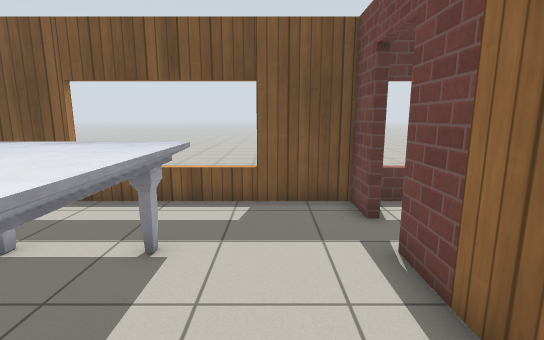
view 1 (above)

18 first-person views from a walk through a world built for the Gazebo simulator. The camera is 1.2 m above the floor, tilts 10° down and sees 85° across. The floor is counted in squares, 0.5 m on a side. Each view is taken from the middle of a square. On the plan, view 1 faces up. The plan holds only what a view shows up to about 18 squares ahead; the rest is blank. The robots in the file are not drawn. Simple patterns stand in for the simulator's built-in surfaces.

view 2
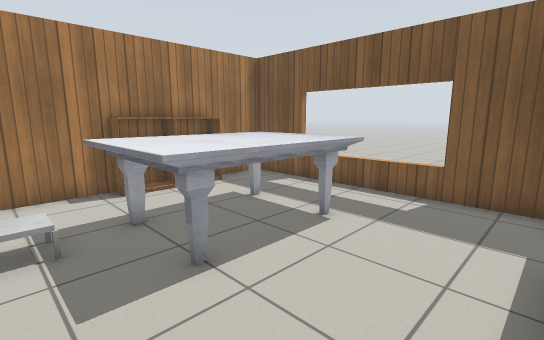

view 3
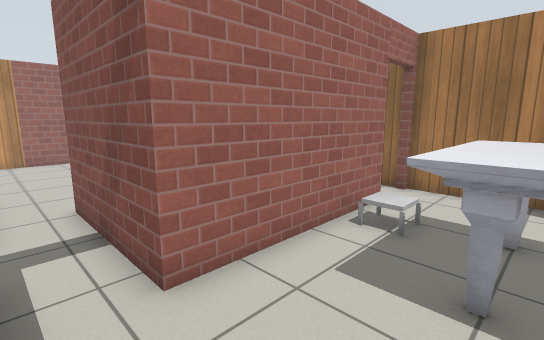

view 4
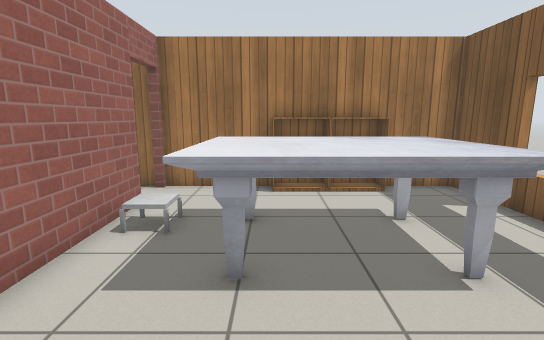

view 5
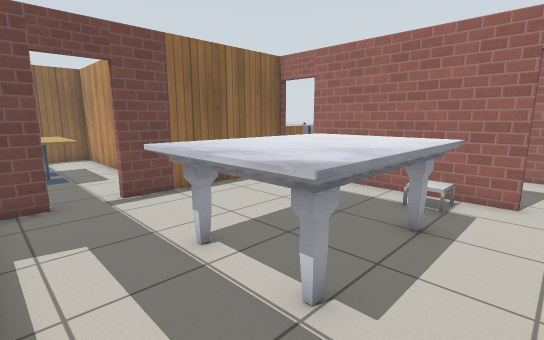

view 6
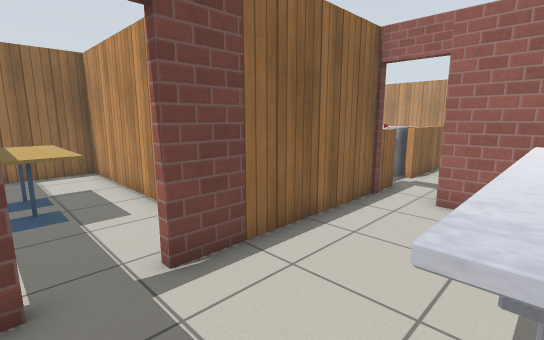

view 7
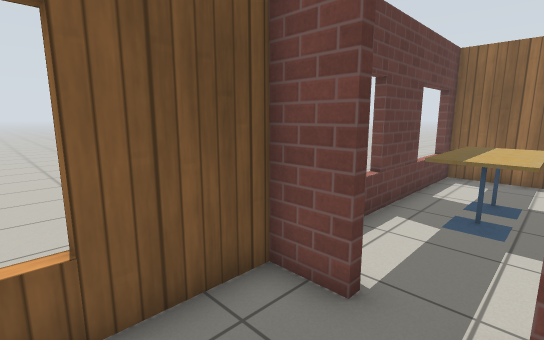

view 8
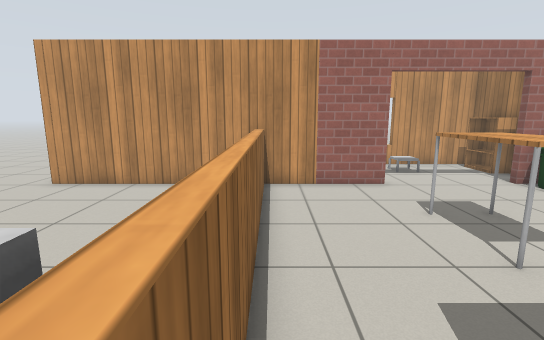

view 9
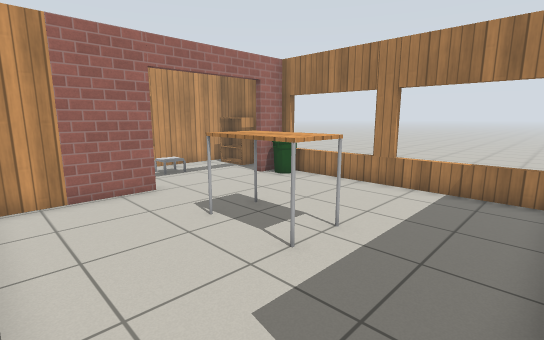

view 10
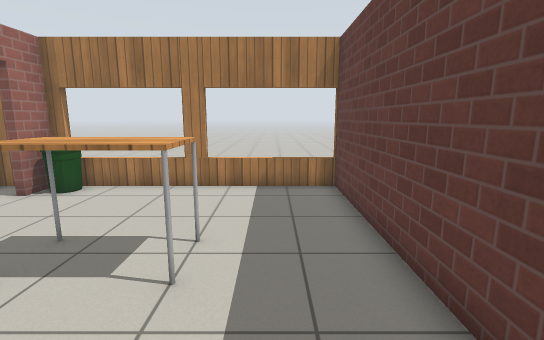

view 11
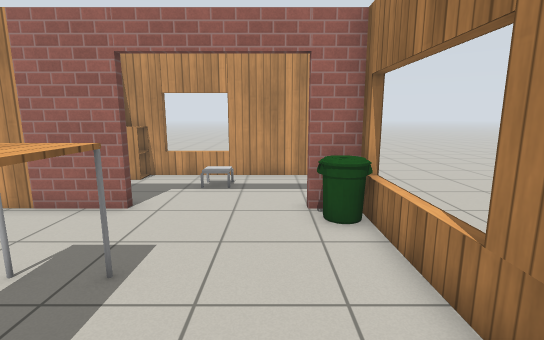

view 12
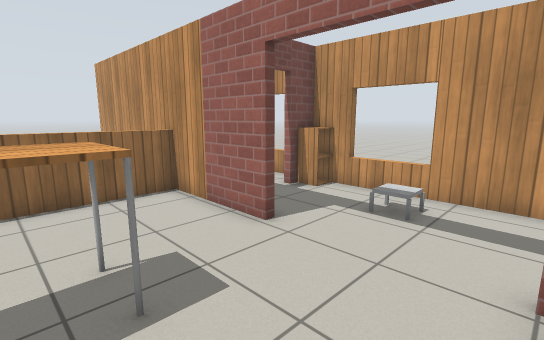

view 13
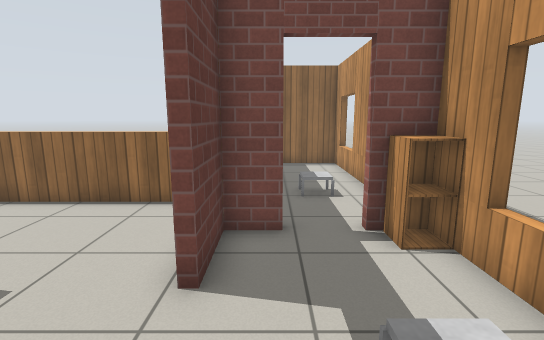

view 14
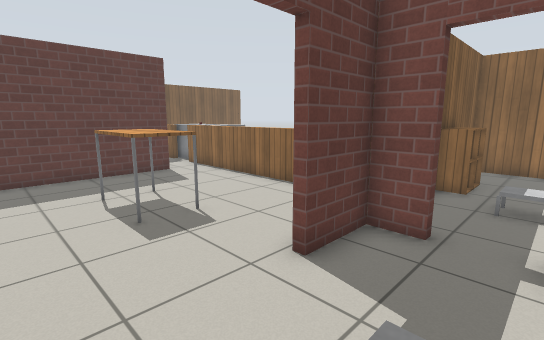

view 15
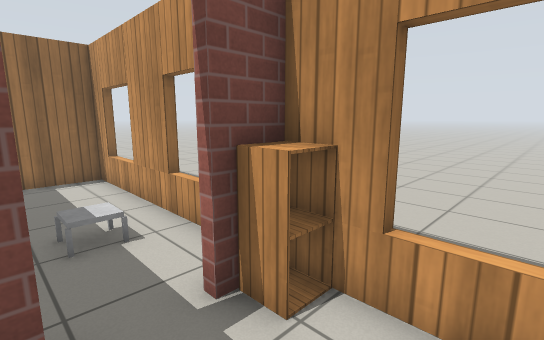

view 16
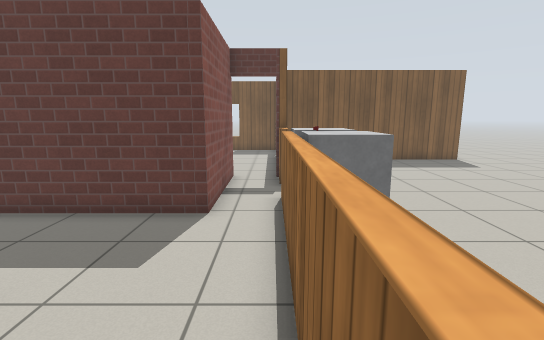

view 17
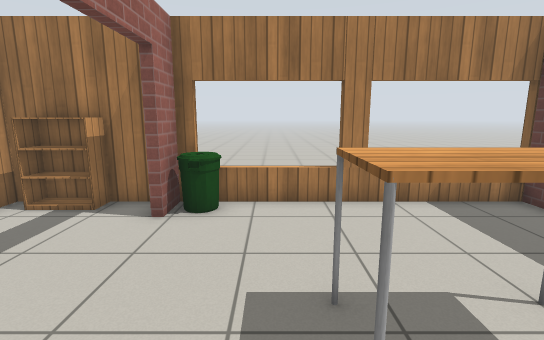

view 18
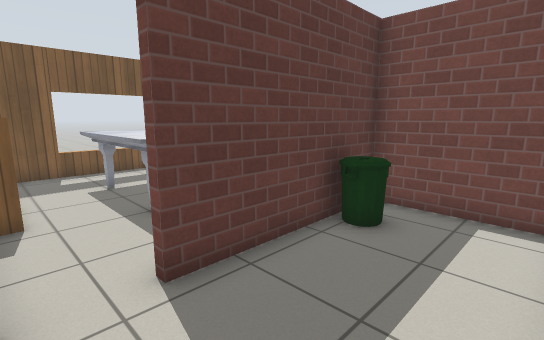

### Floor plan
Ten units are one square. View 1 is at (0, 0); x grows to the right and y downward. Boxes are objects, and circles mark ways between rooms. Rooms are numbered by the first view taken in them; rooms with no view inside come last. Other rooms are left out.
<svg viewBox="-91 -93 225 316">
<path fill="none" stroke="#000" d="M-83 -14 -83 18M-64 18 4 18M-4 -83 -4 -88M-57 -88 -57 -83M23 -67 23 -83 -83 -83 -83 -56M23 29 23 -51M64 167 101 167M4 18 4 68M30 167 45 167M129 -31 28 -31M-23 167 30 167M4 68 -86 68M-83 66 -83 167 -69 167M23 168 23 74M-42 213 -42 218M-15 218 -15 213M1 205 1 200M-83 206 -83 214 -15 214M1 182 1 170 -23 170M-83 175 -83 183M-65 65 -59 65M-83 21 -83 28M1 59 1 21 -64 21M63 -83 63 -88M63 -34 125 -34 125 -83 55 -83M116 -83 116 -88M39 -83 31 -83M40 218 40 213M15 214 98 214 98 170 64 170M87 218 87 213"/>
<rect x="-85" y="-35" width="10" height="20" fill="#bbb"><title>bookshelf</title></rect>
<rect x="-85" y="-55" width="10" height="20" fill="#bbb"><title>bookshelf</title></rect>
<rect x="-55" y="-5" width="20" height="20" fill="#bbb"><title>other object</title></rect>
<rect x="-55" y="-65" width="40" height="60" fill="#bbb"><title>marble table</title></rect>
<rect x="25" y="45" width="30" height="30" fill="#bbb"><title>grey box</title></rect>
<rect x="25" y="45" width="20" height="10" fill="#bbb"><title>other object</title></rect>
<rect x="25" y="15" width="30" height="30" fill="#bbb"><title>grey box</title></rect>
<rect x="-85" y="155" width="20" height="10" fill="#bbb"><title>bin</title></rect>
<rect x="-35" y="105" width="20" height="30" fill="#bbb"><title>table</title></rect>
<rect x="-85" y="185" width="10" height="20" fill="#bbb"><title>bookshelf</title></rect>
<rect x="-45" y="185" width="10" height="20" fill="#bbb"><title>other object</title></rect>
<rect x="-15" y="205" width="20" height="10" fill="#bbb"><title>cabinet</title></rect>
<rect x="-25" y="25" width="20" height="10" fill="#bbb"><title>bin</title></rect>
<rect x="55" y="-75" width="20" height="20" fill="#bbb"><title>cafe table</title></rect>
<rect x="75" y="-75" width="20" height="20" fill="#bbb"><title>cafe table</title></rect>
<rect x="25" y="185" width="20" height="20" fill="#bbb"><title>other object</title></rect>
<rect x="45" y="165" width="10" height="20" fill="#bbb"><title>cabinet</title></rect>
<rect x="55" y="165" width="10" height="20" fill="#bbb"><title>cabinet</title></rect>
<circle cx="15" cy="20" r="3" fill="#2a7"/>
<circle cx="-75" cy="20" r="3" fill="#2a7"/>
<circle cx="23" cy="-57" r="3" fill="#2a7"/>
<circle cx="15" cy="75" r="3" fill="#2a7"/>
<circle cx="-50" cy="170" r="3" fill="#2a7"/>
<circle cx="0" cy="195" r="3" fill="#2a7"/>
<text x="-30" y="-30">1</text>
<text x="80" y="80">2</text>
<text x="-30" y="120">3</text>
<text x="-40" y="200">4</text>
<text x="-50" y="40">5</text>
<text x="80" y="-60">6</text>
<text x="50" y="190">7</text>
</svg>
Room 1 opens to room 2. Room 1 opens to room 5. Room 1 opens to room 6. Room 2 opens to room 3. Room 3 opens to room 4. Room 4 opens to room 7.

Where each view was taken, in squares from view 1:
view 1: 0 up, 0 right, facing up
view 2: 1 down, 2 right, facing up-left
view 3: 2 up, 2 right, facing down-left
view 4: 2 up, 2 right, facing left
view 5: 8 up, 7 left, facing down-right
view 6: 7 up, 2 left, facing down-right
view 7: 5 up, 1 left, facing up-right
view 8: 6 down, 2 right, facing down
view 9: 7 down, 2 right, facing down-left
view 10: 9 down, 2 right, facing left
view 11: 9 down, 6 left, facing down
view 12: 12 down, 7 left, facing down-right
view 13: 18 down, 6 left, facing right
view 14: 20 down, 6 left, facing up-right
view 15: 18 down, 3 left, facing down-right
view 16: 14 down, 2 right, facing up
view 17: 14 down, 0 right, facing left
view 18: 6 down, 8 left, facing up-right
